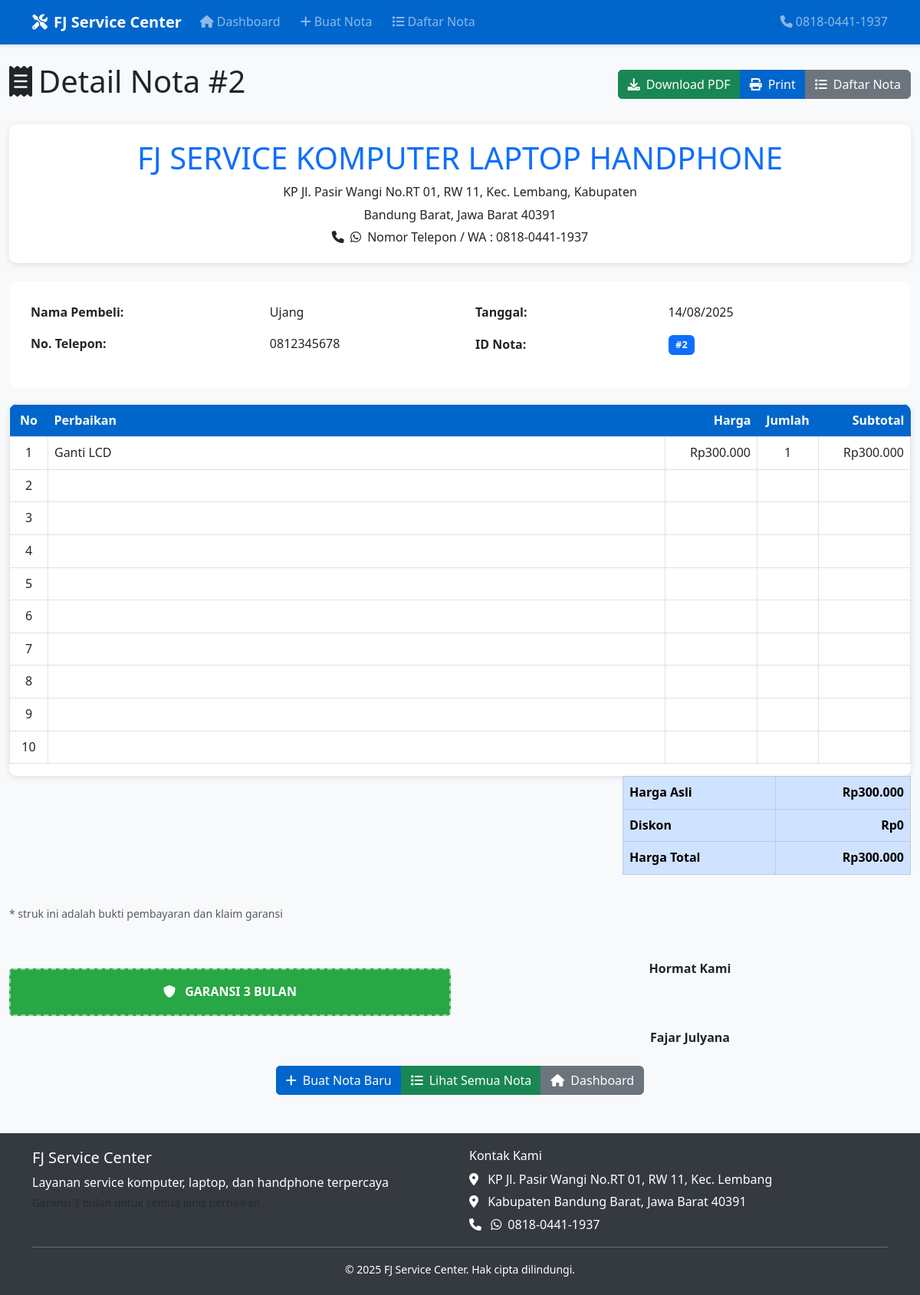
/invoice/2, run on the app's committed database.
### database.py (models this page shows)
class Invoice(db.Model):
    __tablename__ = 'invoices'
    id: Mapped[int] = mapped_column(Integer, primary_key=True)
    customer_name: Mapped[str] = mapped_column(String(100), nullable=False)
    customer_phone: Mapped[str] = mapped_column(String(20), nullable=False)
    date: Mapped[str] = mapped_column(String(10), nullable=False)
    subtotal: Mapped[float] = mapped_column(Float, nullable=False)
    discount_percent: Mapped[float] = mapped_column(Float, default=0.0)
    discount_amount: Mapped[float] = mapped_column(Float, default=0.0)
    total: Mapped[float] = mapped_column(Float, nullable=False)
    created_at: Mapped[datetime] = mapped_column(DateTime, default=datetime.now)
    service_items: Mapped[List["ServiceItem"]] = relationship("ServiceItem", back_populates="invoice", cascade="all, delete-orphan")
    def to_dict(self) -> Dict:
        return {
            "id": self.id,
            "customer_name": self.customer_name,
            "customer_phone": self.customer_phone,
            "date": self.date,
            "subtotal": self.subtotal,
            "discount_percent": self.discount_percent,
            "discount_amount": self.discount_amount,
            "total": self.total,
            "created_at": self.created_at.isoformat(),
            "service_items": [item.to_dict() for item in self.service_items]
        }

class ServiceItem(db.Model):
    __tablename__ = 'service_items'
    id: Mapped[int] = mapped_column(Integer, primary_key=True)
    invoice_id: Mapped[int] = mapped_column(Integer, ForeignKey('invoices.id'), nullable=False)
    description: Mapped[str] = mapped_column(Text, nullable=False)
    price: Mapped[float] = mapped_column(Float, nullable=False)
    quantity: Mapped[int] = mapped_column(Integer, nullable=False, default=1)
    invoice: Mapped["Invoice"] = relationship("Invoice", back_populates="service_items")
    def to_dict(self) -> Dict:
        return {
            "description": self.description,
            "price": self.price,
            "quantity": self.quantity
        }

### routes.py (the view)
@app.route('/invoice/<int:invoice_id>')
def view_invoice(invoice_id):
    invoice = invoice_manager.get_invoice(invoice_id)
    if not invoice:
        flash('Nota tidak ditemukan!', 'error')
        return redirect(url_for('invoice_list'))
    return render_template('view_invoice.html', invoice=invoice)

### models.py (called while the page is built)
    def get_invoice(self, invoice_id: int) -> Optional[Dict]:
        invoice = db.session.get(Invoice, invoice_id)
        return invoice.to_dict() if invoice else None

### templates/view_invoice.html (shortened to what this page needs)
{% extends "base.html" %}
{% block content %}
<div class="row no-print">
    <div class="col-12">
        <div class="d-flex justify-content-between align-items-center mb-4">
            <h1>
                <i class="fas fa-receipt me-2"></i>Detail Nota #{{ invoice.id }}
            </h1>
            <div class="btn-group">
                <a href="{{ url_for('download_pdf', invoice_id=invoice.id) }}"
                   class="btn btn-success">
                    <i class="fas fa-download me-2"></i>Download PDF
                </a>
                <button onclick="window.print()" class="btn btn-primary">
                    <i class="fas fa-print me-2"></i>Print
                </button>
                <a href="{{ url_for('invoice_list') }}" class="btn btn-secondary">
                    <i class="fas fa-list me-2"></i>Daftar Nota
                </a>
            </div>
        </div>
    </div>
</div>
<div class="row">
    <div class="col-12">
        <div class="invoice-header text-center mb-4">
            <h1 class="display-6 text-primary mb-2">FJ SERVICE KOMPUTER LAPTOP HANDPHONE</h1>
            <p class="mb-1">KP Jl. Pasir Wangi No.RT 01, RW 11, Kec. Lembang, Kabupaten</p>
            <p class="mb-1">Bandung Barat, Jawa Barat 40391</p>
            <p class="mb-0">
                <i class="fas fa-phone me-1"></i>
                <i class="fab fa-whatsapp me-1"></i>
                Nomor Telepon / WA : 0818-0441-1937
            </p>
        </div>
        <div class="invoice-details">
            <div class="row">
                <div class="col-md-6">
                    <table class="table table-borderless">
                        <tr>
                            <td><strong>Nama Pembeli:</strong></td>
                            <td>{{ invoice.customer_name }}</td>
                        </tr>
                        <tr>
                            <td><strong>No. Telepon:</strong></td>
                            <td>{{ invoice.customer_phone }}</td>
                        </tr>
                    </table>
                </div>
                <div class="col-md-6">
                    <table class="table table-borderless">
                        <tr>
                            <td><strong>Tanggal:</strong></td>
                            <td>{{ invoice.date }}</td>
                        </tr>
                        <tr>
                            <td><strong>ID Nota:</strong></td>
                            <td><span class="badge bg-primary">#{{ invoice.id }}</span></td>
                        </tr>
                    </table>
                </div>
            </div>
        </div>
        <div class="invoice-table">
            <table class="table table-bordered">
                <thead>
                    <tr>
                        <th class="text-center" width="50">No</th>
                        <th>Perbaikan</th>
                        <th class="text-end" width="120">Harga</th>
                        <th class="text-center" width="80">Jumlah</th>
                        <th class="text-end" width="120">Subtotal</th>
                    </tr>
                </thead>
                <tbody>
                    {% for item in invoice.service_items %}
                    <tr>
                        <td class="text-center">{{ loop.index }}</td>
                        <td>{{ item.description }}</td>
                        <td class="text-end">Rp{{ "{:,.0f}".format(item.price).replace(",", ".") }}</td>
                        <td class="text-center">{{ item.quantity }}</td>
                        <td class="text-end">Rp{{ "{:,.0f}".format(item.price * item.quantity).replace(",", ".") }}</td>
                    </tr>
                    {% endfor %}
                    {% for i in range(10 - invoice.service_items|length) %}
                    <tr>
                        <td class="text-center">{{ invoice.service_items|length + loop.index }}</td>
                        <td></td>
                        <td></td>
                        <td></td>
                        <td></td>
                    </tr>
                    {% endfor %}
                </tbody>
            </table>
        </div>
        <div class="row">
            <div class="col-md-8"></div>
            <div class="col-md-4">
                <table class="table table-bordered">
                    <tr class="table-primary">
                        <td><strong>Harga Asli</strong></td>
                        <td class="text-end"><strong>Rp{{ "{:,.0f}".format(invoice.subtotal).replace(",", ".") }}</strong></td>
                    </tr>
                    <tr class="table-primary">
                        <td><strong>Diskon</strong></td>
                        <td class="text-end"><strong>Rp{{ "{:,.0f}".format(invoice.discount_amount).replace(",", ".") }}</strong></td>
                    </tr>
                    <tr class="table-primary">
                        <td><strong>Harga Total</strong></td>
                        <td class="text-end"><strong>Rp{{ "{:,.0f}".format(invoice.total).replace(",", ".") }}</strong></td>
                    </tr>
                </table>
            </div>
        </div>
        <div class="row mt-4">
            <div class="col-12">
                <p class="small text-muted">* struk ini adalah bukti pembayaran dan klaim garansi</p>
            </div>
        </div>
        <div class="row mt-4">
            <div class="col-md-6">
                <div class="warranty-notice text-center py-3">
                    <i class="fas fa-shield-alt me-2"></i>
                    GARANSI 3 BULAN
                </div>
            </div>
            <div class="col-md-6 text-center">
                <div class="mt-2">
                    <p class="mb-1"><strong>Hormat Kami</strong></p>
                    <div style="height: 60px;"></div>
                    <p class="mb-0"><strong>Fajar Julyana</strong></p>
                </div>
            </div>
        </div>
    </div>
</div>
<div class="row mt-4 no-print">
    <div class="col-12 text-center">
        <div class="btn-group">
            <a href="{{ url_for('create_invoice') }}" class="btn btn-primary">
                <i class="fas fa-plus me-2"></i>Buat Nota Baru
            </a>
            <a href="{{ url_for('invoice_list') }}" class="btn btn-success">
                <i class="fas fa-list me-2"></i>Lihat Semua Nota
            </a>
            <a href="{{ url_for('index') }}" class="btn btn-secondary">
                <i class="fas fa-home me-2"></i>Dashboard
            </a>
        </div>
    </div>
</div>
{% endblock %}

### static/css/style.css (style rules this page uses)
:root { --primary-color: #0066cc; --secondary-color: #f8f9fa; --success-color: #28a745; --danger-color: #dc3545; --warning-color: #ffc107; --info-color: #17a2b8; --dark-color: #343a40; --light-color: #f8f9fa; }
body { font-family: 'Segoe UI', Tahoma, Geneva, Verdana, sans-serif; background-color: var(--secondary-color); line-height: 1.6; }
.btn-primary { background-color: var(--primary-color); border-color: var(--primary-color); border-radius: 5px; font-weight: 500; }
.btn-success { border-radius: 5px; font-weight: 500; }
.table { background-color: white; }
.table th { background-color: var(--primary-color); color: white; border: none; font-weight: 600; }
.table td { vertical-align: middle; }
.badge { font-size: 0.8rem; padding: 0.5em 0.75em; }
.invoice-header { text-align: center; margin-bottom: 30px; padding: 20px; background-color: white; border-radius: 10px; box-shadow: 0 2px 10px rgba(0,0,0,.1); }
.invoice-header h1 { color: var(--primary-color); margin-bottom: 10px; }
.invoice-details { background-color: white; padding: 20px; border-radius: 10px; margin-bottom: 20px; }
.invoice-table { background-color: white; border-radius: 10px; overflow: hidden; box-shadow: 0 2px 10px rgba(0,0,0,.1); }
.warranty-notice { background-color: var(--success-color); color: white; padding: 10px; border-radius: 5px; text-align: center; font-weight: bold; margin: 20px 0; border: 2px dashed rgba(255,255,255,0.5); }

### data on the page
Invoice: customer_name "Ujang", customer_phone "0812345678", date "14/08/2025", subtotal "300.000", discount_amount "0", total "300.000"
ServiceItem: description "Ganti LCD", price "300.000", quantity "1"

### other printed values
{{ invoice.id }} "2"
{{ invoice.service_items|length + loop.index }} "2" "3" "4" "5" "6" "7" "8" "9" "10"
